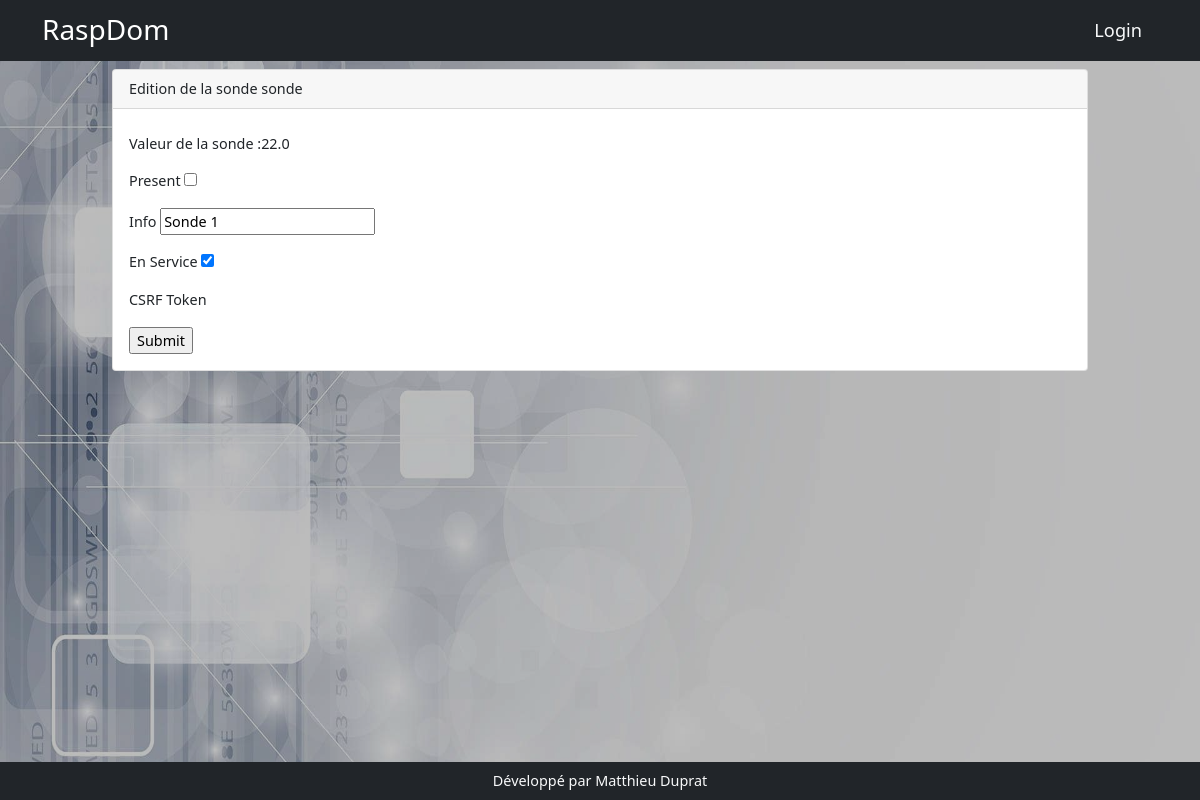
Screenshot of /sonde/1 with the database file from the repository.
### models.py (models this page shows)
class Sonde(db.Model):
    id = db.Column(db.Integer, primary_key=True)
    nom = db.Column(db.String(200))
    min = db.Column(db.Float(),default=17.0)
    max = db.Column(db.Float(),default=19.0)
    unite = db.Column(db.String(20), default='')
    present = db.Column(db.Boolean(),default=False)
    appareil = db.relationship('Appareil', backref='appareil_sonde', lazy=True)
    en_service = db.Column(db.Boolean(), default=False)
    info = db.Column(db.String(200))
    chemin = db.Column(db.String(200))
    type_sonde = db.Column(db.String(20))
    sonde_valeur_id = db.relationship('ValeurSonde', backref='sonde_valeur', uselist=False, lazy=True, cascade="delete")

class ValeurSonde(db.Model):
    id = db.Column(db.Integer, primary_key=True)
    valeur = db.Column(db.Float())
    sonde_id = db.Column(db.Integer, db.ForeignKey('sonde.id'), nullable=False)

### app.py (the view)
@app.route('/sonde/<int:sonde_id>', methods=['get','post'])
def edit_sonde(sonde_id):
    sonde = Sonde.query.get(sonde_id)
    sondeform = Ds1820bForm(obj=sonde, data=request.form)
    if sondeform.validate_on_submit():
        sondeform.populate_obj(sonde)
        db.session.add(sonde)
        db.session.commit()
        return redirect(url_for('sondes'))
    return render_template('sonde/edit_sonde.html', sondeform=sondeform, sonde=sonde)

### forms.py
class Ds1820bForm(FlaskForm):
    present = BooleanField()
    info = StringField()
    en_service = BooleanField()

### templates/sonde/edit_sonde.html (shortened to what this page needs)
{% extends 'base.html' %}
{% block content %}
<div class="row">
    <div class="col-10 mx-auto">
        <div class="card">
            <div class="card-header">Edition de la sonde {{sonde.nom}}</div>
            <div class="card-body">
                <p class="card-text"> Valeur de la sonde :{{sonde.sonde_valeur_id.valeur}}</p>
    <form action="" method="post">
        {% for field in sondeform %}
        <p>{{field.label}} {{field}}</p>
        {% endfor %}
        <input type="submit">
    </form>
            </div>
        </div>
    </div>
</div>
{% endblock %}

### rows the page displays
Sonde: nom "sonde", sondeform "Sonde 1" "☑"
ValeurSonde: sonde_valeur_id.valeur "22.0"

### other values shown
{{ field.label }} "Present" "Info" "En Service" "CSRF Token"
